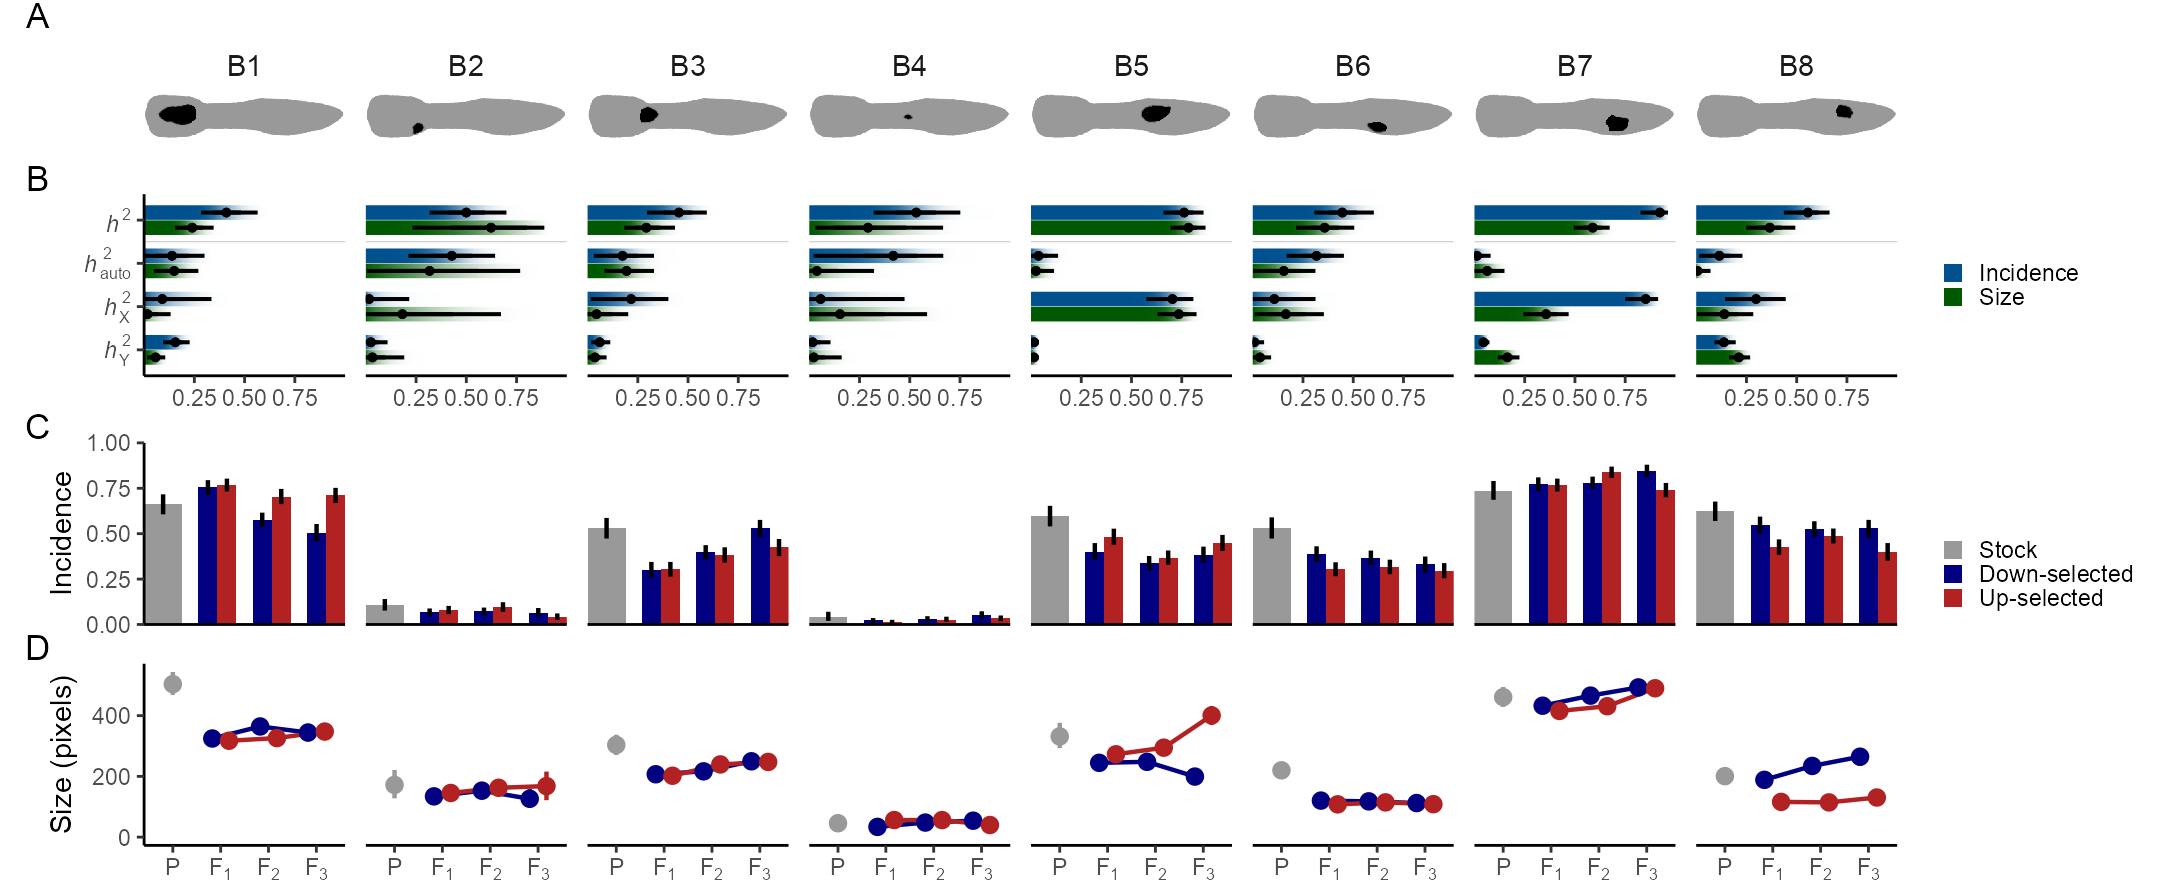

This chart was generated by the following R code:
source('paper_figures_supplement/subplots/mel_ornament_img.R')
source('paper_figures_supplement/subplots/mel_ornament_presence_size.R')
source('paper_figures_supplement/subplots/mel_ornament_h2.R')
#source('paper_figures_supplement/subplots/mel_ornament_embedding.R')
library(patchwork)

mel_ornaments <- (P_mel_orn_img) /
  (P_mel_orn_h2 + theme(legend.position = 'right', legend.justification = c(0, 0.5))) /
  (P_mel_orn_pres + theme(legend.position = 'right', legend.justification = c(0, 0))) /
  P_mel_orn_size /
  #(P_mel_orn_emb + theme(legend.position = 'right', legend.justification = c(0, 0.5))) /
  plot_annotation(tag_levels = 'A') +
  plot_layout(heights = c(0.8, 2, 2, 2))
ggsave('paper_figures_supplement/mel_ornaments.png', mel_ornaments, units = "cm", width = 18.4, height = 7.5)
